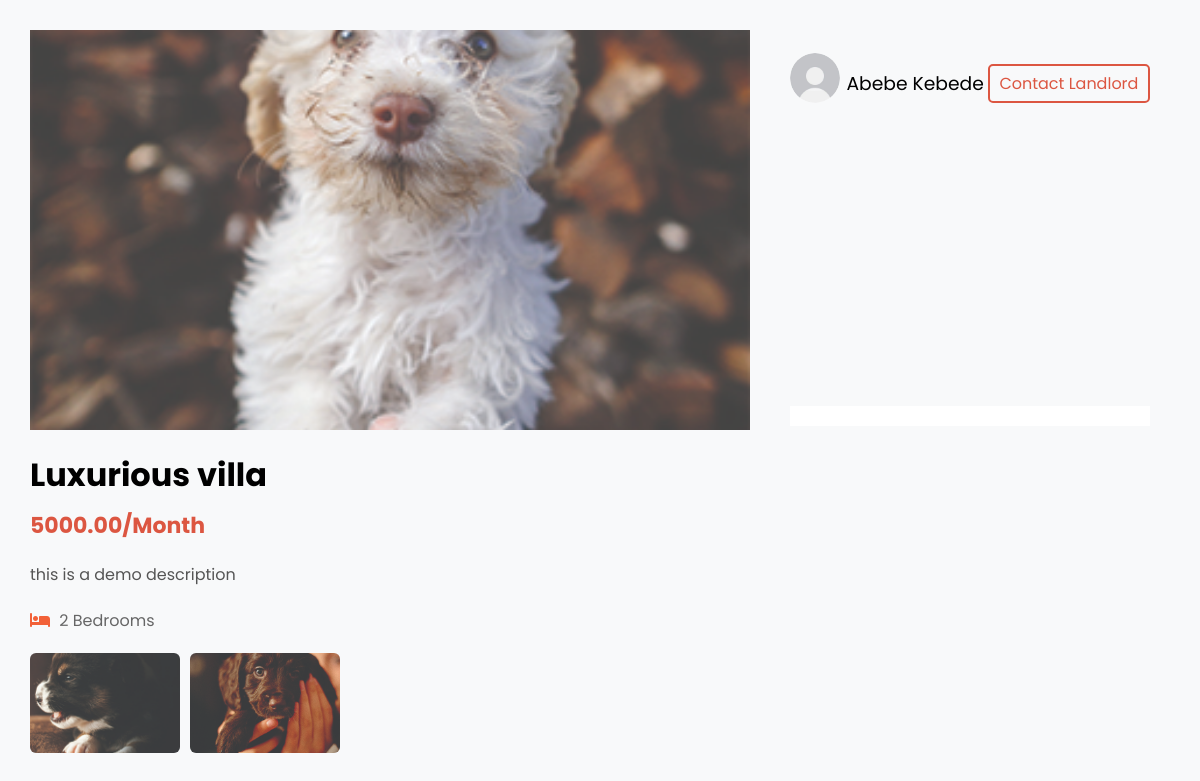
/property_details.php?pid=7, run on the app's committed database.
### tables this page shows
CREATE TABLE `properties` (
  `id` int(11) NOT NULL,
  `landlord_id` int(11) NOT NULL,
  `title` varchar(100) NOT NULL,
  `description` varchar(255) NOT NULL,
  `price` decimal(12,2) NOT NULL,
  `bedrooms` varchar(10) NOT NULL,
  `latitude` decimal(10,7) NOT NULL,
  `longitude` decimal(10,7) NOT NULL,
  `property_image` varchar(255) NOT NULL,
  `status` enum('available','rented') DEFAULT 'available',
  `created_at` timestamp NOT NULL DEFAULT current_timestamp()
);

CREATE TABLE `property_imgs` (
  `id` int(11) NOT NULL,
  `property_id` int(11) NOT NULL,
  `img_name` varchar(255) NOT NULL
);

CREATE TABLE `users` (
  `id` int(11) NOT NULL,
  `role` varchar(10) DEFAULT NULL,
  `first_name` varchar(30) NOT NULL,
  `last_name` varchar(30) NOT NULL,
  `username` varchar(30) NOT NULL,
  `pwd` varchar(255) NOT NULL,
  `phone_number` varchar(15) DEFAULT NULL,
  `profile_pic` varchar(255) DEFAULT 'uploads/profile_pic/default_pic.png',
  `last_active` datetime DEFAULT NULL,
  `joined_at` datetime DEFAULT current_timestamp()
);

### property_details.php (the view, shortened to what this page needs)
<?php
if(isset($_GET['pid'])) {
    $ppty_id = $_GET['pid'];
    require_once 'includes/db.php';
    $stmt = $conn->prepare("SELECT * FROM properties WHERE id = ?");
    $stmt->bind_param("i", $ppty_id);
    $stmt->execute();
    $result = $stmt->get_result();
    if($result->num_rows > 0) {
        $property = $result->fetch_assoc();
    } else {
        header("Location: properties.php");
        exit();
    }
} else {
    header("Location: properties.php");
    exit();
}
?>
<!DOCTYPE html>
<html lang="en">
<head>
  <link rel="stylesheet" href="https://cdnjs.cloudflare.com/ajax/libs/font-awesome/6.5.0/css/all.min.css">
  <link rel="stylesheet" href="./assets/css/property_details.css?v=<?php echo time(); ?>">
  <link rel="stylesheet" href="https://unpkg.com/leaflet/dist/leaflet.css" />
</head>
<body>
  <div class="container">
    <div class="left-section">
      <div class="property_image">
        <img src="<?php echo "includes/" . $property['property_image'] ?>" alt="Gallery 1">
      </div>
      <h1><?php echo ucfirst($property['title']) ?></h1>
      <div class="price"><?php echo $property['price'] ?>/Month</div>
      <p class="description"><?php echo $property['description'] ?></p>
      <div class="property-info">
        <div><i class="fa-solid fa-bed"></i> <?php echo $property['bedrooms'] ?> Bedrooms</div>
      </div>
      <div class="gallery">
        <?php
         $sql = "SELECT * FROM property_imgs WHERE property_id = ?";
         $stmt = $conn->prepare($sql);
         $stmt->bind_param("i", $ppty_id);
         $stmt->execute();
          $result = $stmt->get_result();
          if($result->num_rows > 0) {
              while($row = $result->fetch_assoc()) {
                  echo '<img src="includes/' . $row['img_name'] . '" alt="Gallery Image">';
              }
          } else {
              echo '<p>No additional images available.</p>';
          }
        ?>
      </div>
    </div>
    <div class="right-section">
      <div class="landlord-info">
        <div class="landlord_name">
          <img src="
          <?php
           $sql = 'SELECT * FROM users WHERE id = ? && role="landlord"';
           $stmt = $conn->prepare($sql);
           $stmt->bind_param("i", $property['landlord_id']);
           $stmt->execute();
           $result = $stmt->get_result();
           if($result->num_rows > 0) {
               $landlord = $result->fetch_assoc();
               echo $landlord['profile_pic'];
           }
          ?>
          " alt="Landlord">
          <h3><?php echo $landlord['first_name'] . " " . $landlord['last_name'] ?></h3>
        </div>
        <a href="tel:<?php echo $landlord['phone_number']?>" class="contact-btn">Contact Landlord</a>
      </div>
      <div class="location-map" id="ppty-map" data-lat="<?php echo $property['latitude']?>" data-lng="<?php echo $property['longitude']?>">
      </div>
    </div>
  </div>
</body>
</html>

### assets/css/property_details.css (style rules this page uses)
body { font-family: Poppins; margin: 0; background-color: #f8f9fa; }
:root { --primary: #DC5641; --medium-primary: #F26138; --light-primary: #FFFAF5; --gray: #858585; --light-gray: #dfdfdf; --dark-gray: #333; --lighter-gray: #eeeeee; }
.container { display: flex; flex-wrap: wrap; padding: 30px; gap: 20px; }
.left-section { flex: 2; min-width: 300px; }
.right-section { flex: 1; min-width: 250px; padding: 20px; border-radius: 10px; height: fit-content; }
.property_image { width: 100%; height: 400px; margin-bottom: 20px; }
.property_image img { width: 100%; height: 100%; object-fit: cover; }
h1 { margin-bottom: 10px; }
.price { color: var(--primary); font-size: 22px; font-weight: bold; }
.description { margin: 20px 0; color: #555; line-height: 1.6; }
.property-info { display: flex; gap: 20px; margin-bottom: 20px; color: #666; }
.property-info i { margin-right: 5px; color: var(--medium-primary); }
.gallery { display: flex; flex-wrap: wrap; gap: 10px; }
.gallery img { width: 150px; height: 100px; object-fit: cover; border-radius: 6px; }
.landlord-info { display: flex; justify-content: space-between; align-items: center; margin-bottom: .6em; }
.landlord-info img { width: 50px; height: 50px; border-radius: 50%; margin-bottom: 10px; }
.landlord_name { display: flex; gap: .4em; align-items: center; justify-content: center; }
.landlord_name h3 { font-weight: 400; }
.location-map { width: 100%; height: 300px; position: relative; overflow: hidden; }
.location-map::after { content: ''; position: absolute; bottom: -7px; width: 110%; height: 27px; left: -8px; background-color: #fff; z-index: 999; }

### data on the page
properties: property_image (picture), title "Luxurious villa", price "5000.00", description "this is a demo description", bedrooms "2"
property_imgs: img_name (picture)
property_imgs: img_name (picture)
users: profile_pic (placeholder picture), first_name "Abebe", last_name "Kebede"
